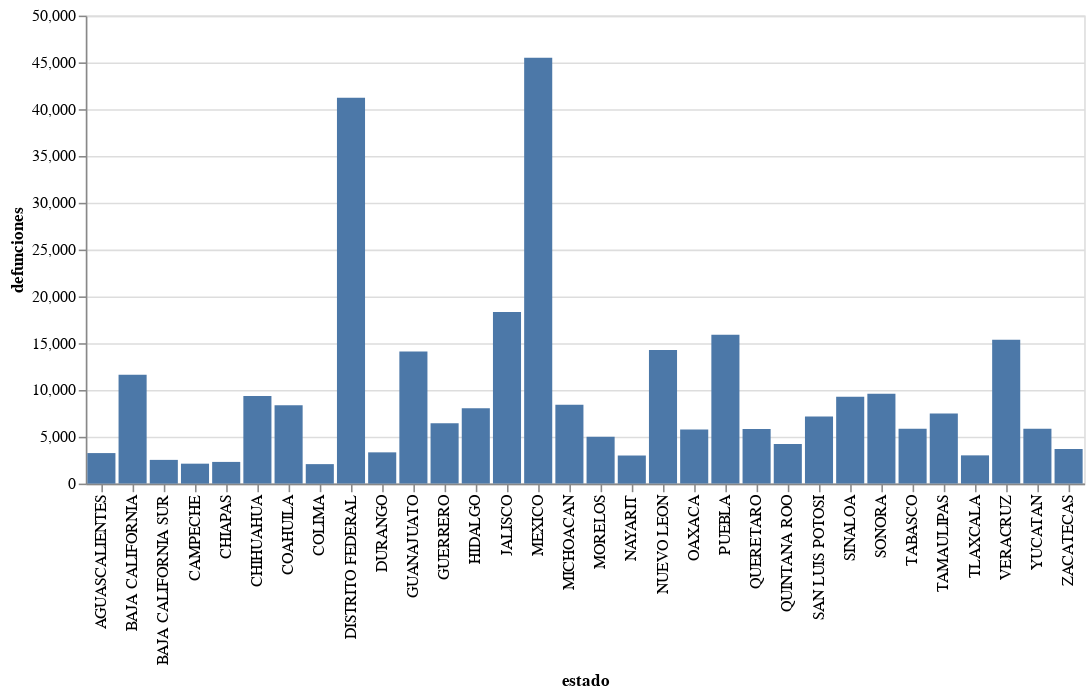

Source (notebook cell):
### Code cell
alt.Chart(casos_ent).mark_bar().encode(
    x='estado',
    y='defunciones'
)

### Figure 1 — Vega-Lite specification as saved in the notebook (floating-point values rounded to 4 significant figures)
{"config": {"view": {"continuousWidth": 400, "continuousHeight": 300}}, "data": {"name": "data-6560653eace16b68d1980e58a42de6a4"}, "mark": "bar", "encoding": {"x": {"field": "estado", "type": "nominal"}, "y": {"field": "defunciones", "type": "quantitative"}}, "$schema": "https://vega.github.io/schema/vega-lite/v4.17.0.json", "datasets": {"data-6560653eace16b68d1980e58a42de6a4": [{"estado": "AGUASCALIENTES", "confirmados": 52200.0, "negativos": 103090, "casos": 55460.0, "defunciones": 3261.0}, {"estado": "BAJA CALIFORNIA", "confirmados": 123300.0, "negativos": 157765, "casos": 135000.0, "defunciones": 11640.0}, {"estado": "BAJA CALIFORNIA SUR", "confirmados": 94530.0, "negativos": 150378, "casos": 97060.0, "defunciones": 2534.0}, {"estado": "CAMPECHE", "confirmados": 30580.0, "negativos": 50883, "casos": 32710.0, "defunciones": 2129.0}, {"estado": "CHIAPAS", "confirmados": 28170.0, "negativos": 61569, "casos": 30490.0, "defunciones": 2317.0}, {"estado": "CHIHUAHUA", "confirmados": 111000.0, "negativos": 96511, "casos": 120300.0, "defunciones": 9360.0}, {"estado": "COAHUILA", "confirmados": 138300.0, "negativos": 209188, "casos": 146700.0, "defunciones": 8378.0}, {"estado": "COLIMA", "confirmados": 48200.0, "negativos": 49616, "casos": 50280.0, "defunciones": 2081.0}, {"estado": "DISTRITO FEDERAL", "confirmados": 1258000.0, "negativos": 3171362, "casos": 1299000.0, "defunciones": 41210.0}, {"estado": "DURANGO", "confirmados": 65040.0, "negativos": 88132, "casos": 68380.0, "defunciones": 3339.0}, {"estado": "GUANAJUATO", "confirmados": 254100.0, "negativos": 344939, "casos": 268200.0, "defunciones": 14120.0}, {"estado": "GUERRERO", "confirmados": 91120.0, "negativos": 111874, "casos": 97560.0, "defunciones": 6436.0}, {"estado": "HIDALGO", "confirmados": 79040.0, "negativos": 76110, "casos": 87070.0, "defunciones": 8037.0}, {"estado": "JALISCO", "confirmados": 211000.0, "negativos": 244906, "casos": 229400.0, "defunciones": 18340.0}, {"estado": "MEXICO", "confirmados": 482400.0, "negativos": 933140, "casos": 527900.0, "defunciones": 45490.0}, {"estado": "MICHOACAN", "confirmados": 87330.0, "negativos": 207975, "casos": 95750.0, "defunciones": 8413.0}, {"estado": "MORELOS", "confirmados": 60550.0, "negativos": 216880, "casos": 65560.0, "defunciones": 5013.0}, {"estado": "NAYARIT", "confirmados": 52880.0, "negativos": 47240, "casos": 55880.0, "defunciones": 3001.0}, {"estado": "NUEVO LEON", "confirmados": 275100.0, "negativos": 337756, "casos": 289400.0, "defunciones": 14280.0}, {"estado": "OAXACA", "confirmados": 103900.0, "negativos": 77790, "casos": 109700.0, "defunciones": 5780.0}, {"estado": "PUEBLA", "confirmados": 150100.0, "negativos": 172794, "casos": 166000.0, "defunciones": 15900.0}, {"estado": "QUERETARO", "confirmados": 128900.0, "negativos": 128493, "casos": 134700.0, "defunciones": 5822.0}, {"estado": "QUINTANA ROO", "confirmados": 88420.0, "negativos": 88254, "casos": 92670.0, "defunciones": 4243.0}, {"estado": "SAN LUIS POTOSI", "confirmados": 161300.0, "negativos": 273005, "casos": 168500.0, "defunciones": 7170.0}, {"estado": "SINALOA", "confirmados": 106800.0, "negativos": 116294, "casos": 116100.0, "defunciones": 9267.0}, {"estado": "SONORA", "confirmados": 149900.0, "negativos": 153651, "casos": 159500.0, "defunciones": 9587.0}, {"estado": "TABASCO", "confirmados": 181800.0, "negativos": 328991, "casos": 187700.0, "defunciones": 5864.0}, {"estado": "TAMAULIPAS", "confirmados": 133900.0, "negativos": 162971, "casos": 141400.0, "defunciones": 7487.0}, {"estado": "TLAXCALA", "confirmados": 37640.0, "negativos": 69151, "casos": 40650.0, "defunciones": 3017.0}, {"estado": "VERACRUZ", "confirmados": 150100.0, "negativos": 157994, "casos": 165400.0, "defunciones": 15370.0}, {"estado": "YUCATAN", "confirmados": 100600.0, "negativos": 129309, "casos": 106400.0, "defunciones": 5868.0}, {"estado": "ZACATECAS", "confirmados": 63100.0, "negativos": 67092, "casos": 66790.0, "defunciones": 3694.0}]}}
